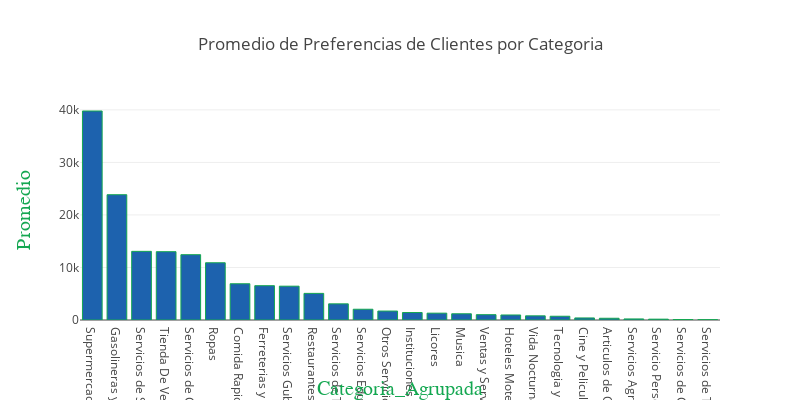

Here is the notebook cell this chart was saved with:
### Markdown cell above
A continuación, fueron creados algunos graficos para visualizar las preferencias por categoria y tipo de tarjeta. Las cantidades fueron determinadas según el promedio de cantidad de clientes entre metricas. Aunque no puede ser usado para preferencias puntuales a clientes, si pueden ser utilizados con fines de análisis.

### Code cell
bar_plotly(dataframe=categoria_value_counts,dim="Categoria_Agrupada",value="Promedio"
           ,title="Promedio de Preferencias de Clientes por Categoria",show_text=True)

### Figure 1 — Plotly figure (JSON) as saved in the notebook; plotly's stock layout.template omitted (floating-point values rounded to 4 significant figures)
{"data": [{"marker": {"color": "#1D62AE", "line": {"color": "#14A751", "width": 1}}, "type": "bar", "uid": "10e3e1e5-1df8-4693-bb84-b0abdd08d365", "x": ["Supermercados y Alimentos", "Gasolineras y Vehiculos", "Servicios de Salud, Belleza y Recreacion", "Tienda De Venta Especializada", "Servicios de Comunicacion, Internet y Telecable", "Ropas", "Comida Rapida", "Ferreterias y Hogar", "Servicios Gubernamentales", "Restaurantes", "Servicios de Transporte y Viajes", "Servicios Educativos", "Otros Servicios", "Instituciones Financieras y Aseguradoras", "Licores", "Musica", "Ventas y Servicios de Equipos Electricos", "Hoteles Moteles Resorts", "Vida Nocturna", "Tecnologia y Software", "Cine y Peliculas", "Articulos de Oficina", "Servicios Agropecuarios", "Servicio Personales (Deliveries, etc.)", "Servicios de Construccion y Decoracion", "Servicios de Textiles e Imprenta"], "y": [39790.0, 23850.0, 13070.0, 13010.0, 12440.0, 10897, 6902.0, 6531, 6439.0, 5068.0, 3077.0, 2048.0, 1704, 1424.0, 1301.0, 1187, 1013.0, 955.8, 793.8, 716.2, 389.6, 330.6, 201.6, 158, 95.4, 59.4]}], "layout": {"height": 400, "title": {"text": "Promedio de Preferencias de Clientes por Categoria"}, "width": 800, "xaxis": {"showticklabels": true, "title": {"font": {"color": "#14A751", "family": "Myriad", "size": 20}, "text": "Categoria_Agrupada"}}, "yaxis": {"title": {"font": {"color": "#14A751", "family": "Myriad", "size": 20}, "text": "Promedio"}}}}
